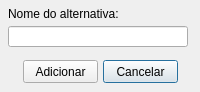
<?xml version="1.0" encoding="UTF-8"?>
<ui version="4.0">
 <class>Alternative</class>
 <widget class="QDialog" name="Alternative">
  <property name="geometry">
   <rect>
    <x>0</x>
    <y>0</y>
    <width>200</width>
    <height>92</height>
   </rect>
  </property>
  <property name="windowTitle">
   <string>Dialog</string>
  </property>
  <widget class="QPushButton" name="btnCancel">
   <property name="geometry">
    <rect>
     <x>103</x>
     <y>60</y>
     <width>75</width>
     <height>23</height>
    </rect>
   </property>
   <property name="text">
    <string>Cancelar</string>
   </property>
   <property name="icon">
    <iconset resource="imagens.qrc">
     <normaloff>:/imagens/cancel.png</normaloff>:/imagens/cancel.png</iconset>
   </property>
  </widget>
  <widget class="QLabel" name="lblNameAlternative">
   <property name="geometry">
    <rect>
     <x>8</x>
     <y>6</y>
     <width>131</width>
     <height>16</height>
    </rect>
   </property>
   <property name="text">
    <string>Nome do alternativa:</string>
   </property>
  </widget>
  <widget class="QPushButton" name="btnAdd">
   <property name="geometry">
    <rect>
     <x>23</x>
     <y>60</y>
     <width>75</width>
     <height>23</height>
    </rect>
   </property>
   <property name="text">
    <string>Adicionar</string>
   </property>
   <property name="icon">
    <iconset resource="imagens.qrc">
     <normaloff>:/imagens/plus.png</normaloff>:/imagens/plus.png</iconset>
   </property>
  </widget>
  <widget class="QLineEdit" name="edtNameAlternative">
   <property name="geometry">
    <rect>
     <x>8</x>
     <y>26</y>
     <width>180</width>
     <height>21</height>
    </rect>
   </property>
  </widget>
 </widget>
 <tabstops>
  <tabstop>edtNameAlternative</tabstop>
  <tabstop>btnAdd</tabstop>
  <tabstop>btnCancel</tabstop>
 </tabstops>
 <resources>
  <include location="imagens.qrc"/>
 </resources>
 <connections>
  <connection>
   <sender>btnCancel</sender>
   <signal>clicked()</signal>
   <receiver>Alternative</receiver>
   <slot>close()</slot>
   <hints>
    <hint type="sourcelabel">
     <x>125</x>
     <y>72</y>
    </hint>
    <hint type="destinationlabel">
     <x>194</x>
     <y>54</y>
    </hint>
   </hints>
  </connection>
 </connections>
</ui>
